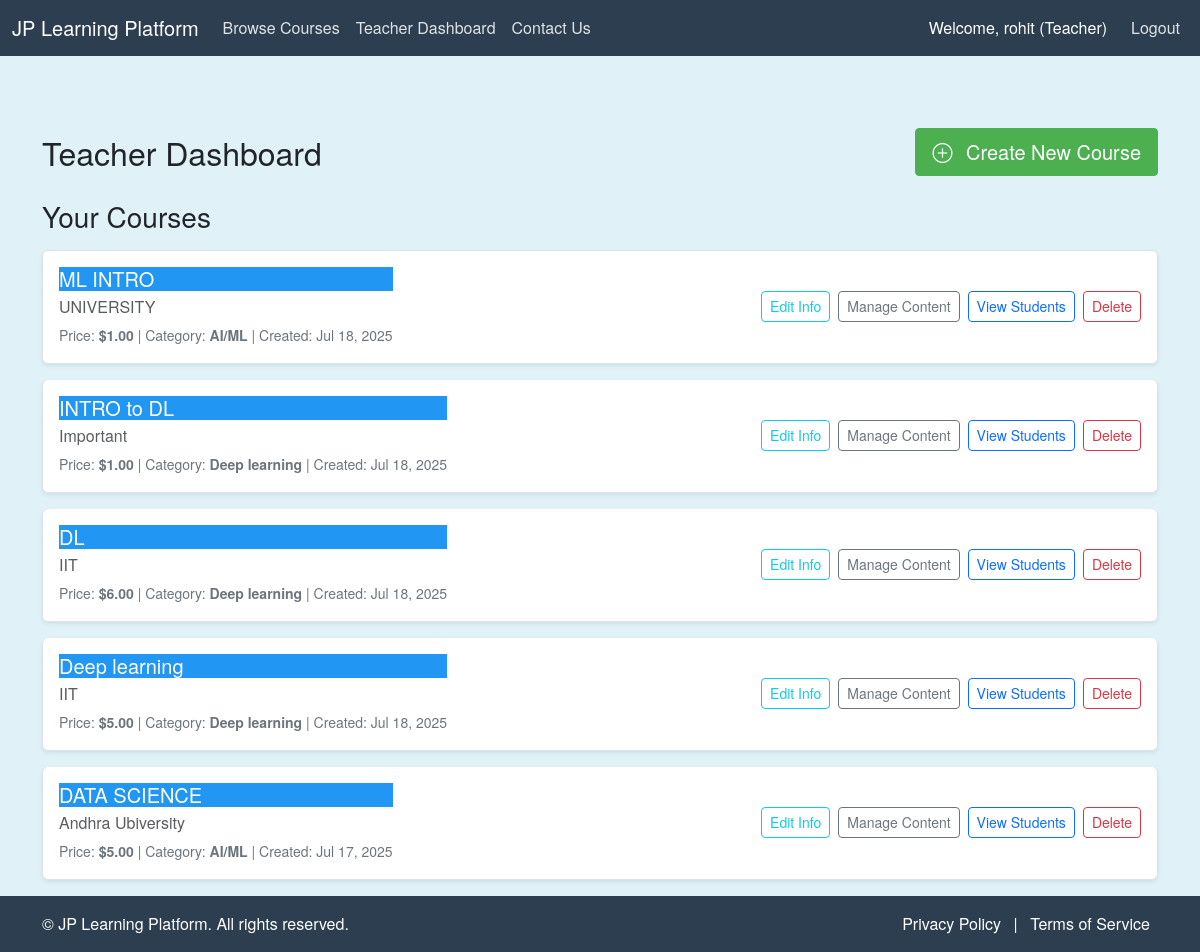
Page /teacher/dashboard/ (signed in) on the committed database.
### core/models.py (models this page shows, shortened)
class User(AbstractUser):
    USER_TYPE_CHOICES = (
        ('student', 'Student'),
        ('teacher', 'Teacher'),
    )
    user_type = models.CharField(max_length=10, choices=USER_TYPE_CHOICES, default='student')
    email_otp = models.CharField(max_length=6, blank=True, null=True)
    otp_created_at = models.DateTimeField(blank=True, null=True)

class Course(models.Model):
    teacher = models.ForeignKey(User, on_delete=models.CASCADE, related_name='courses_taught', limit_choices_to={'user_type': 'teacher'})
    title = models.CharField(max_length=200)
    description = models.TextField()
    price = models.DecimalField(max_digits=10, decimal_places=2)
    category = models.ForeignKey(Category, on_delete=models.SET_NULL, null=True, blank=True, related_name='courses')
    created_at = models.DateTimeField(auto_now_add=True)
    updated_at = models.DateTimeField(auto_now=True)

class Category(models.Model):
    name = models.CharField(max_length=100, unique=True)
    description = models.TextField(blank=True, null=True)
    class Meta:
        verbose_name_plural = "Categories"

### teacher/views.py (the view)
# urls.py: path('dashboard/', views.teacher_dashboard, name='teacher_dashboard'),
@login_required
@user_passes_test(is_teacher, login_url='login')
def teacher_dashboard(request):
    courses = Course.objects.filter(teacher=request.user).order_by('-created_at')
    return render(request, 'teacher/dashboard.html', {'courses': courses})

### teacher/views.py (called while the page is built)
def is_teacher(user):
    return user.is_authenticated and user.user_type == 'teacher'

### templates/teacher/dashboard.html (shortened to what this page needs)
{% extends 'base.html' %}
{% block content %}
<div class="d-flex justify-content-between align-items-center mb-4">
<h2 class="mb-0">Teacher Dashboard</h2>
<a href="{% url 'course_create' %}" class="btn btn-success btn-lg">
<i class="bi bi-plus-circle me-2"></i> Create New Course
</a>
</div>
<h3 class="mt-4 mb-3">Your Courses</h3>
{% if courses %}
<div class="list-group">
{% for course in courses %}
<div class="list-group-item list-group-item-action d-flex flex-column flex-md-row justify-content-between align-items-start align-items-md-center mb-3 p-3 shadow-sm rounded">
<div class="mb-2 mb-md-0">
<h5 class="mb-1 text-primary">{{ course.title }}</h5>
<p class="mb-1 text-muted">{{ course.description|truncatechars:150 }}</p>
<small class="text-secondary">Price: <span class="fw-bold">${{ course.price }}</span> | Category: <span class="fw-bold">{{ course.category.name|default:"N/A" }}</span> | Created: {{ course.created_at|date:"M d, Y" }}</small>
</div>
<div class="d-flex flex-wrap justify-content-end align-items-center gap-2">
<a href="{% url 'course_update' course.pk %}" class="btn btn-sm btn-outline-info">Edit Info</a>
<a href="{% url 'course_content_manage' course.pk %}" class="btn btn-sm btn-outline-secondary">Manage Content</a>
<a href="{% url 'course_students_view' course.pk %}" class="btn btn-sm btn-outline-primary">View Students</a>
<a href="{% url 'course_delete' course.pk %}" class="btn btn-sm btn-outline-danger">Delete</a>
</div>
</div>
{% endfor %}
</div>
{% endif %}
{% endblock %}

### templates/base.html (shortened to what this page needs)
<!DOCTYPE html>
<html lang="en">
<head>
<link href="https://cdn.jsdelivr.net/npm/bootstrap@5.3.3/dist/css/bootstrap.min.css" rel="stylesheet">
<link rel="stylesheet" href="/static/css/style.css">
<link rel="stylesheet" href="https://cdn.jsdelivr.net/npm/bootstrap-icons@1.11.3/font/bootstrap-icons.min.css">
</head>
<body>
<nav class="navbar navbar-expand-lg navbar-dark bg-dark fixed-top">
<div class="container-fluid">
<a class="navbar-brand" href="{% url 'home' %}">JP Learning Platform</a>
<div class="collapse navbar-collapse" id="navbarNav">
<ul class="navbar-nav me-auto mb-2 mb-lg-0">
<li class="nav-item">
<a class="nav-link" href="{% url 'course_list' %}">Browse Courses</a>
</li>
{% if user.is_authenticated %}
{% if user.user_type == 'teacher' %}
<li class="nav-item">
<a class="nav-link" href="{% url 'teacher_dashboard' %}">Teacher Dashboard</a>
</li>
{% elif user.user_type == 'student' %}
<li class="nav-item">
<a class="nav-link" href="{% url 'student_dashboard' %}">Student Dashboard</a>
</li>
{% endif %}
{% endif %}
<li class="nav-item">
<a class="nav-link" href="#contact">Contact Us</a>
</li>
</ul>
<ul class="navbar-nav ms-auto">
{% if user.is_authenticated %}
<li class="nav-item">
<span class="nav-link text-white">Welcome, {{ user.username }} ({{ user.user_type|capfirst }})</span>
</li>
<li class="nav-item">
<a class="nav-link btn btn-outline-light ms-2" href="{% url 'logout' %}">Logout</a>
</li>
{% endif %}
</ul>
</div>
</div>
</nav>
<div class="container mt-4 pt-5">
{% block content %}
{% endblock %}
</div>
<footer class="footer py-3 bg-dark text-white mt-auto">
<div class="container">
<div class="row">
<div class="col-md-6 text-center text-md-start">
<span>&copy; {{ "now"|date:"Y" }} JP Learning Platform. All rights reserved.</span>
</div>
<div class="col-md-6 text-center text-md-end">
<a href="#privacy" class="text-white text-decoration-none mx-2">Privacy Policy</a>
<span class="text-white">|</span>
<a href="#terms" class="text-white text-decoration-none mx-2">Terms of Service</a>
</div>
</div>
</div>
</footer>
</body>
</html>

### static/css/style.css (style rules this page uses)
body { padding-top:56px; background-color:#e0f2f7; display:flex; flex-direction:column; min-height:100vh; font-family: 'Helvetica Neue', Helvetica, Arial, sans-serif; }
.form-control,.form-select,.btn { border-radius:.25rem; }
.container.mt-4.pt-5 { flex-grow:1; }
.footer { padding:1rem; background-color:#1a535c; color:#fff; }
.footer .text-white { color:#fff!important; }
.footer .text-decoration-none { text-decoration:none!important; }
.bg-dark { background-color: #2c3e50 !important; }
.navbar-dark .navbar-nav .nav-link { color: rgba(255,255,255,.85); }
.btn-primary, .bg-primary, .text-primary { background-color: #2196f3 !important; border-color: #2196f3 !important; color: #fff !important; }
.btn-success, .bg-success, .text-success { background-color: #4caf50 !important; border-color: #4caf50 !important; color: #fff !important; }

### rows in the picture
User: username "rohit", user_type "Teacher"
Course: title "ML INTRO", description "UNIVERSITY", price "1.00", category.name "AI/ML", created_at "Jul 18, 2025"
Course: title "INTRO to DL", description "Important", price "1.00", category.name "Deep learning", created_at "Jul 18, 2025"
Course: title "DL", description "IIT", price "6.00", category.name "Deep learning", created_at "Jul 18, 2025"
Course: title "Deep learning", description "IIT", price "5.00", category.name "Deep learning", created_at "Jul 18, 2025"
Course: title "DATA SCIENCE", description "Andhra Ubiversity", price "5.00", category.name "AI/ML", created_at "Jul 17, 2025"
